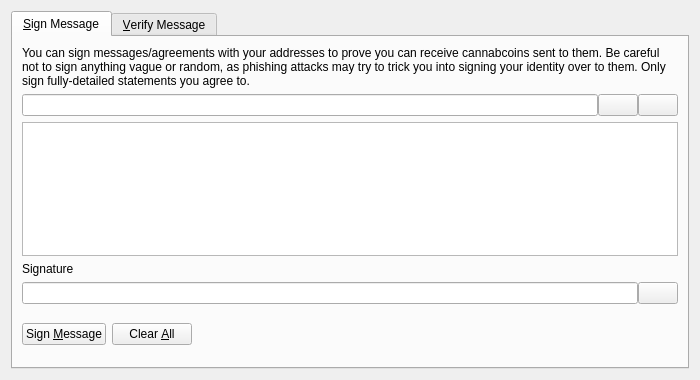
<?xml version="1.0" encoding="UTF-8"?>
<ui version="4.0">
 <class>SignVerifyMessageDialog</class>
 <widget class="QDialog" name="SignVerifyMessageDialog">
  <property name="geometry">
   <rect>
    <x>0</x>
    <y>0</y>
    <width>700</width>
    <height>380</height>
   </rect>
  </property>
  <property name="windowTitle">
   <string>Signatures - Sign / Verify a Message</string>
  </property>
  <property name="modal">
   <bool>true</bool>
  </property>
  <layout class="QVBoxLayout" name="verticalLayout">
   <item>
    <widget class="QTabWidget" name="tabWidget">
     <property name="currentIndex">
      <number>0</number>
     </property>
     <widget class="QWidget" name="tabSignMessage">
      <attribute name="title">
       <string>&amp;Sign Message</string>
      </attribute>
      <layout class="QVBoxLayout" name="verticalLayout_SM">
       <item>
        <widget class="QLabel" name="infoLabel_SM">
         <property name="text">
          <string>You can sign messages/agreements with your addresses to prove you can receive cannabcoins sent to them. Be careful not to sign anything vague or random, as phishing attacks may try to trick you into signing your identity over to them. Only sign fully-detailed statements you agree to.</string>
         </property>
         <property name="textFormat">
          <enum>Qt::PlainText</enum>
         </property>
         <property name="wordWrap">
          <bool>true</bool>
         </property>
        </widget>
       </item>
       <item>
        <layout class="QHBoxLayout" name="horizontalLayout_1_SM">
         <property name="spacing">
          <number>0</number>
         </property>
         <item>
          <widget class="QValidatedLineEdit" name="addressIn_SM">
           <property name="toolTip">
            <string>The Cannabcoin address to sign the message with</string>
           </property>
          </widget>
         </item>
         <item>
          <widget class="QPushButton" name="addressBookButton_SM">
           <property name="toolTip">
            <string>Choose previously used address</string>
           </property>
           <property name="text">
            <string/>
           </property>
           <property name="icon">
            <iconset resource="../bitcoin.qrc">
             <normaloff>:/icons/address-book</normaloff>:/icons/address-book</iconset>
           </property>
           <property name="shortcut">
            <string>Alt+A</string>
           </property>
           <property name="autoDefault">
            <bool>false</bool>
           </property>
          </widget>
         </item>
         <item>
          <widget class="QPushButton" name="pasteButton_SM">
           <property name="toolTip">
            <string>Paste address from clipboard</string>
           </property>
           <property name="text">
            <string/>
           </property>
           <property name="icon">
            <iconset resource="../bitcoin.qrc">
             <normaloff>:/icons/editpaste</normaloff>:/icons/editpaste</iconset>
           </property>
           <property name="shortcut">
            <string>Alt+P</string>
           </property>
           <property name="autoDefault">
            <bool>false</bool>
           </property>
          </widget>
         </item>
        </layout>
       </item>
       <item>
        <widget class="QPlainTextEdit" name="messageIn_SM">
         <property name="toolTip">
          <string>Enter the message you want to sign here</string>
         </property>
        </widget>
       </item>
       <item>
        <widget class="QLabel" name="signatureLabel_SM">
         <property name="text">
          <string>Signature</string>
         </property>
         <property name="textFormat">
          <enum>Qt::PlainText</enum>
         </property>
        </widget>
       </item>
       <item>
        <layout class="QHBoxLayout" name="horizontalLayout_2_SM">
         <property name="spacing">
          <number>0</number>
         </property>
         <item>
          <widget class="QLineEdit" name="signatureOut_SM">
           <property name="font">
            <font>
             <italic>true</italic>
            </font>
           </property>
           <property name="readOnly">
            <bool>true</bool>
           </property>
          </widget>
         </item>
         <item>
          <widget class="QPushButton" name="copySignatureButton_SM">
           <property name="toolTip">
            <string>Copy the current signature to the system clipboard</string>
           </property>
           <property name="text">
            <string/>
           </property>
           <property name="icon">
            <iconset resource="../bitcoin.qrc">
             <normaloff>:/icons/editcopy</normaloff>:/icons/editcopy</iconset>
           </property>
           <property name="autoDefault">
            <bool>false</bool>
           </property>
          </widget>
         </item>
        </layout>
       </item>
       <item>
        <layout class="QHBoxLayout" name="horizontalLayout_3_SM">
         <item>
          <widget class="QPushButton" name="signMessageButton_SM">
           <property name="toolTip">
            <string>Sign the message to prove you own this Cannabcoin address</string>
           </property>
           <property name="text">
            <string>Sign &amp;Message</string>
           </property>
           <property name="icon">
            <iconset resource="../bitcoin.qrc">
             <normaloff>:/icons/edit</normaloff>:/icons/edit</iconset>
           </property>
           <property name="autoDefault">
            <bool>false</bool>
           </property>
          </widget>
         </item>
         <item>
          <widget class="QPushButton" name="clearButton_SM">
           <property name="toolTip">
            <string>Reset all sign message fields</string>
           </property>
           <property name="text">
            <string>Clear &amp;All</string>
           </property>
           <property name="icon">
            <iconset resource="../bitcoin.qrc">
             <normaloff>:/icons/remove</normaloff>:/icons/remove</iconset>
           </property>
           <property name="autoDefault">
            <bool>false</bool>
           </property>
          </widget>
         </item>
         <item>
          <spacer name="horizontalSpacer_1_SM">
           <property name="orientation">
            <enum>Qt::Horizontal</enum>
           </property>
           <property name="sizeHint" stdset="0">
            <size>
             <width>40</width>
             <height>48</height>
            </size>
           </property>
          </spacer>
         </item>
         <item>
          <widget class="QLabel" name="statusLabel_SM">
           <property name="font">
            <font>
             <weight>75</weight>
             <bold>true</bold>
            </font>
           </property>
           <property name="text">
            <string/>
           </property>
           <property name="wordWrap">
            <bool>true</bool>
           </property>
          </widget>
         </item>
         <item>
          <spacer name="horizontalSpacer_2_SM">
           <property name="orientation">
            <enum>Qt::Horizontal</enum>
           </property>
           <property name="sizeHint" stdset="0">
            <size>
             <width>40</width>
             <height>48</height>
            </size>
           </property>
          </spacer>
         </item>
        </layout>
       </item>
      </layout>
     </widget>
     <widget class="QWidget" name="tabVerifyMessage">
      <attribute name="title">
       <string>&amp;Verify Message</string>
      </attribute>
      <layout class="QVBoxLayout" name="verticalLayout_VM">
       <item>
        <widget class="QLabel" name="infoLabel_VM">
         <property name="text">
          <string>Enter the receiver's address, message (ensure you copy line breaks, spaces, tabs, etc. exactly) and signature below to verify the message. Be careful not to read more into the signature than what is in the signed message itself, to avoid being tricked by a man-in-the-middle attack. Note that this only proves the signing party receives with the address, it cannot prove sendership of any transaction!</string>
         </property>
         <property name="textFormat">
          <enum>Qt::PlainText</enum>
         </property>
         <property name="alignment">
          <set>Qt::AlignLeading|Qt::AlignLeft|Qt::AlignTop</set>
         </property>
         <property name="wordWrap">
          <bool>true</bool>
         </property>
        </widget>
       </item>
       <item>
        <layout class="QHBoxLayout" name="horizontalLayout_1_VM">
         <property name="spacing">
          <number>0</number>
         </property>
         <item>
          <widget class="QValidatedLineEdit" name="addressIn_VM">
           <property name="toolTip">
            <string>The Cannabcoin address the message was signed with</string>
           </property>
          </widget>
         </item>
         <item>
          <widget class="QPushButton" name="addressBookButton_VM">
           <property name="toolTip">
            <string>Choose previously used address</string>
           </property>
           <property name="text">
            <string/>
           </property>
           <property name="icon">
            <iconset resource="../bitcoin.qrc">
             <normaloff>:/icons/address-book</normaloff>:/icons/address-book</iconset>
           </property>
           <property name="shortcut">
            <string>Alt+A</string>
           </property>
           <property name="autoDefault">
            <bool>false</bool>
           </property>
          </widget>
         </item>
        </layout>
       </item>
       <item>
        <widget class="QPlainTextEdit" name="messageIn_VM"/>
       </item>
       <item>
        <widget class="QValidatedLineEdit" name="signatureIn_VM"/>
       </item>
       <item>
        <layout class="QHBoxLayout" name="horizontalLayout_2_VM">
         <item>
          <widget class="QPushButton" name="verifyMessageButton_VM">
           <property name="toolTip">
            <string>Verify the message to ensure it was signed with the specified Cannabcoin address</string>
           </property>
           <property name="text">
            <string>Verify &amp;Message</string>
           </property>
           <property name="icon">
            <iconset resource="../bitcoin.qrc">
             <normaloff>:/icons/transaction_0</normaloff>:/icons/transaction_0</iconset>
           </property>
           <property name="autoDefault">
            <bool>false</bool>
           </property>
          </widget>
         </item>
         <item>
          <widget class="QPushButton" name="clearButton_VM">
           <property name="toolTip">
            <string>Reset all verify message fields</string>
           </property>
           <property name="text">
            <string>Clear &amp;All</string>
           </property>
           <property name="icon">
            <iconset resource="../bitcoin.qrc">
             <normaloff>:/icons/remove</normaloff>:/icons/remove</iconset>
           </property>
           <property name="autoDefault">
            <bool>false</bool>
           </property>
          </widget>
         </item>
         <item>
          <spacer name="horizontalSpacer_1_VM">
           <property name="orientation">
            <enum>Qt::Horizontal</enum>
           </property>
           <property name="sizeHint" stdset="0">
            <size>
             <width>40</width>
             <height>48</height>
            </size>
           </property>
          </spacer>
         </item>
         <item>
          <widget class="QLabel" name="statusLabel_VM">
           <property name="font">
            <font>
             <weight>75</weight>
             <bold>true</bold>
            </font>
           </property>
           <property name="text">
            <string/>
           </property>
           <property name="wordWrap">
            <bool>true</bool>
           </property>
          </widget>
         </item>
         <item>
          <spacer name="horizontalSpacer_2_VM">
           <property name="orientation">
            <enum>Qt::Horizontal</enum>
           </property>
           <property name="sizeHint" stdset="0">
            <size>
             <width>40</width>
             <height>48</height>
            </size>
           </property>
          </spacer>
         </item>
        </layout>
       </item>
      </layout>
     </widget>
    </widget>
   </item>
  </layout>
 </widget>
 <customwidgets>
  <customwidget>
   <class>QValidatedLineEdit</class>
   <extends>QLineEdit</extends>
   <header>qt/qvalidatedlineedit.h</header>
  </customwidget>
 </customwidgets>
 <resources>
  <include location="../bitcoin.qrc"/>
 </resources>
 <connections/>
</ui>
